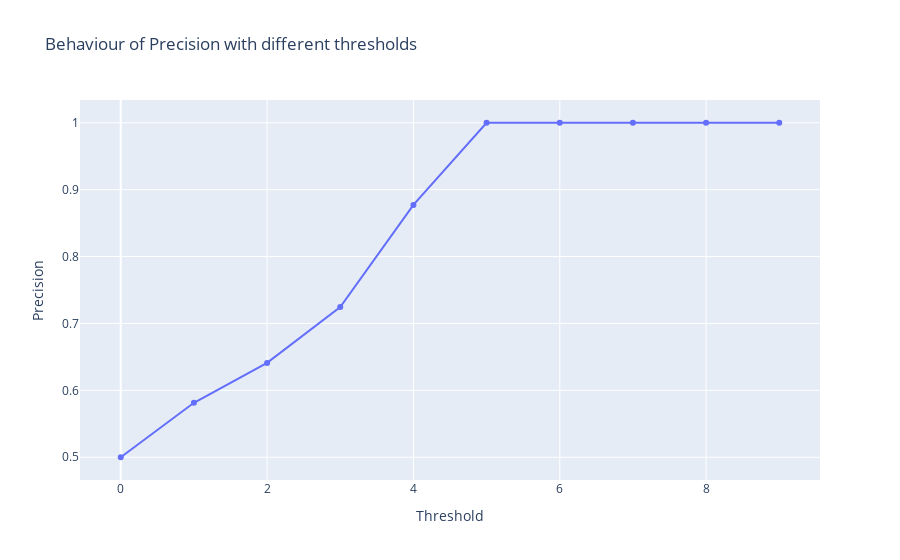

The cell this chart's notebook holds for it:
### Code cell
df_prec = threshold(0, 10, data_set, precision)
fig = go.Figure(data=go.Scatter(x=df_prec['threshold'],
                                y=df_prec["func"],
                                text=[f"Threshold: {_}" for _ in df_sens["threshold"]],
                                mode='markers+lines'))
fig.update_layout(title_text="Behaviour of Precision with different thresholds",
                  xaxis=dict(title="Threshold"),
                  yaxis=dict(title="Precision")
                  )

fig.show()

### Figure 1 — Plotly figure (JSON) as saved in the notebook; plotly's stock layout.template omitted (floating-point values rounded to 4 significant figures)
{"data": [{"mode": "markers+lines", "text": ["Threshold: 0", "Threshold: 1", "Threshold: 2", "Threshold: 3", "Threshold: 4", "Threshold: 5", "Threshold: 6", "Threshold: 7", "Threshold: 8", "Threshold: 9"], "type": "scatter", "x": [0, 1, 2, 3, 4, 5, 6, 7, 8, 9], "y": [0.5, 0.5814, 0.641, 0.7246, 0.8772, 1, 1, 1, 1, 1]}], "layout": {"title": {"text": "Behaviour of Precision with different thresholds"}, "xaxis": {"title": {"text": "Threshold"}}, "yaxis": {"title": {"text": "Precision"}}}}
